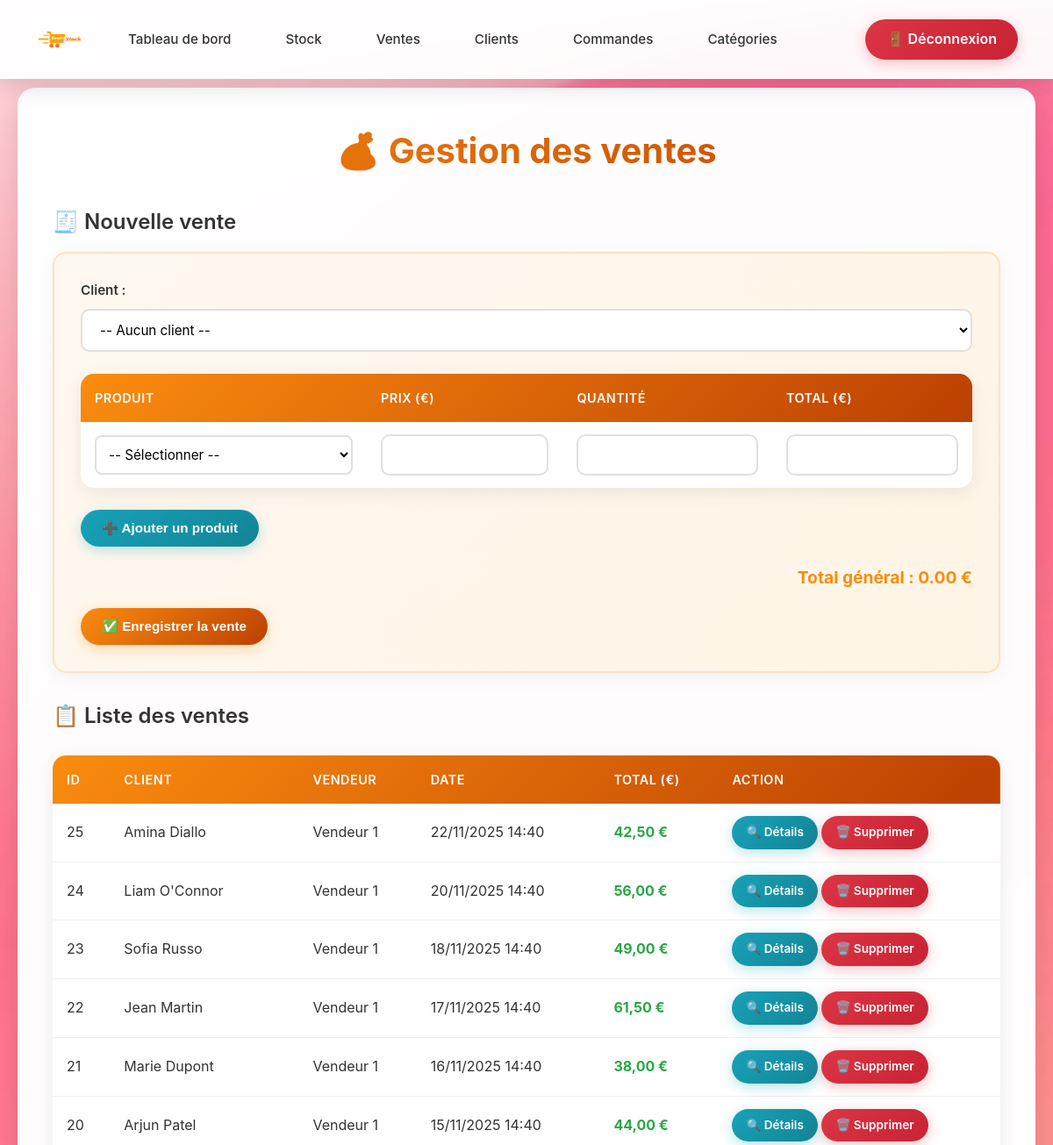
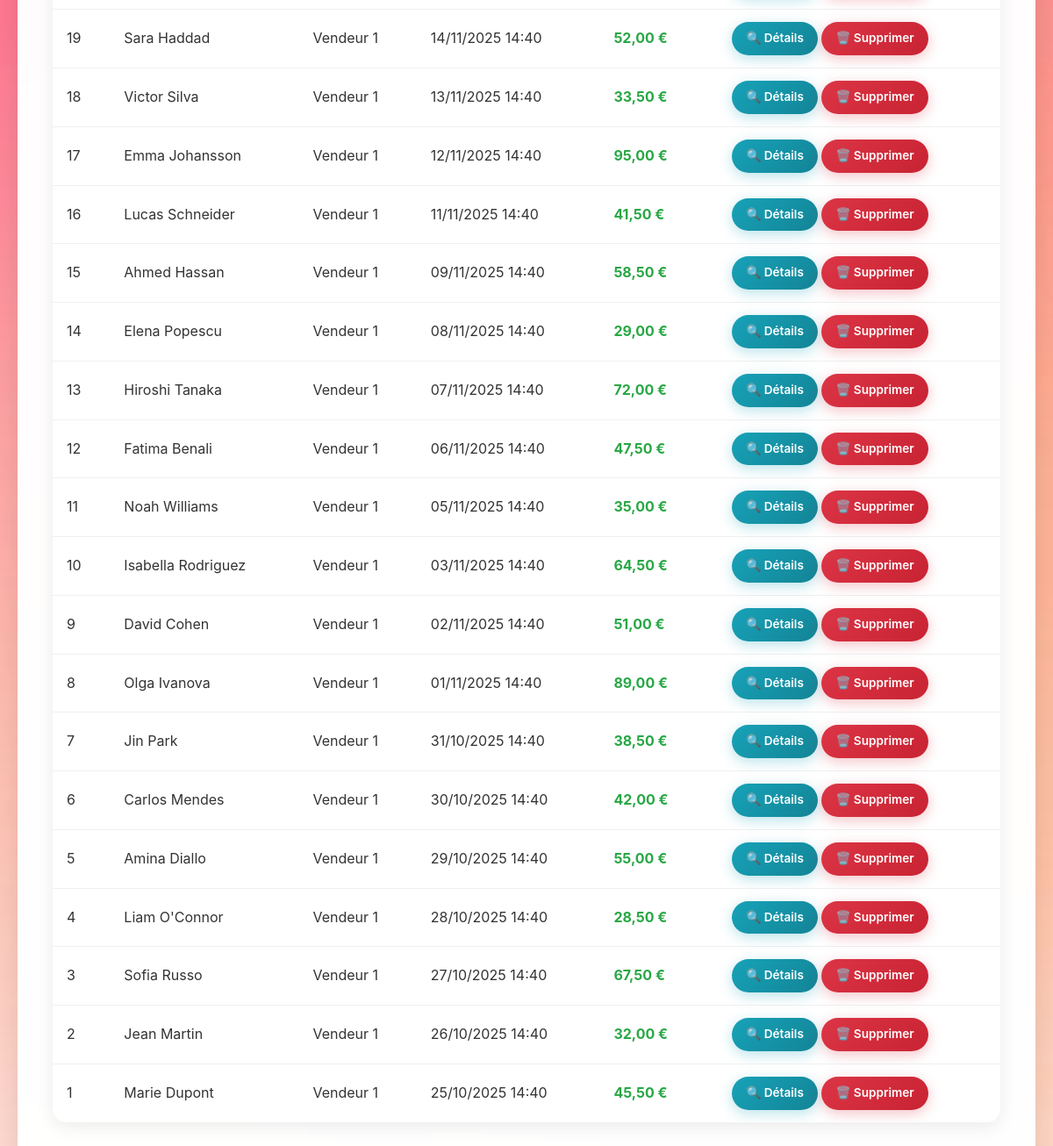
The app's page /pages/ventes/ventes.php (signed in) with its own data (2 pictures, top to bottom).
### tables this page shows
CREATE TABLE ventes (
    id INT AUTO_INCREMENT PRIMARY KEY,
    id_client INT,
    id_utilisateur INT,
    date_vente TIMESTAMP DEFAULT CURRENT_TIMESTAMP,
    total DECIMAL(10,2) DEFAULT 0.00,
    FOREIGN KEY (id_client) REFERENCES clients(id) ON DELETE SET NULL,
    FOREIGN KEY (id_utilisateur) REFERENCES utilisateurs(id) ON DELETE SET NULL
);

CREATE TABLE clients (
    id INT AUTO_INCREMENT PRIMARY KEY,
    nom VARCHAR(100) NOT NULL,
    telephone VARCHAR(20),
    email VARCHAR(100),
    adresse TEXT
);

CREATE TABLE utilisateurs (
    id INT AUTO_INCREMENT PRIMARY KEY,
    nom VARCHAR(100) NOT NULL,
    email VARCHAR(100) NOT NULL UNIQUE,
    mot_de_passe VARCHAR(255) NOT NULL,
    role ENUM('admin','vendeur','responsable_approvisionnement', 'tresorier') DEFAULT 'vendeur',
    date_creation TIMESTAMP DEFAULT CURRENT_TIMESTAMP
);

### pages/ventes/ventes.php (the view, shortened to what this page needs)
<?php
include('../../config/db_conn.php');
$ventes = mysqli_query($conn, "SELECT v.id, v.total, v.date_vente, c.nom AS client, u.nom AS vendeur
                               FROM ventes v
                               LEFT JOIN clients c ON v.id_client = c.id
                               LEFT JOIN utilisateurs u ON v.id_utilisateur = u.id
                               ORDER BY v.id DESC");
?>
<!DOCTYPE html>
<html lang="fr">
<head>
<link rel="stylesheet" href="../../assets/css/styles_connected.css">
</head>
<body>
<header>
    <nav class="navbar">
        <div class="nav-left">
            <a href="index.php" class="logo-link">
                <img src="../../assets/images/logo_epicerie.png" alt="Logo" class="logo-navbar">
            </a>
            <a href="index.php" class="nav-link">Tableau de bord</a>
            <a href="stock.php" class="nav-link">Stock</a>
            <a href="ventes.php" class="nav-link">Ventes</a>
            <a href="clients.php" class="nav-link">Clients</a>
            <a href="commandes.php" class="nav-link">Commandes</a>
            <a href="categories.php" class="nav-link">Catégories</a>
        </div>
        <a href="logout.php" class="logout">🚪 Déconnexion</a>
    </nav>
</header>
<div class="main-container">
    <div class="content-wrapper">
    <h1>💰 Gestion des ventes</h1>
    <h3>🧾 Nouvelle vente</h3>
    <form method="POST">
            <div class="form-group">
        <label>Client :</label>
        <select name="id_client">
            <option value="">-- Aucun client --</option>
        </select>
            </div>
        <table id="table_produits">
                <thead>
                    <tr>
                        <th>Produit</th>
                        <th>Prix (€)</th>
                        <th>Quantité</th>
                        <th>Total (€)</th>
                    </tr>
                </thead>
                <tbody>
            <tr>
                <td>
                            <select name="produit_id[]" onchange="setPrixStock(this)" style="width: 100%; padding: 10px; border-radius: 8px; border: 2px solid #e0e0e0;">
                        <option value="">-- Sélectionner --</option>
                    </select>
                </td>
                        <td><input type="number" class="prix" name="prix_unitaire[]" readonly style="width: 100%;"></td>
                        <td><input type="number" class="qte" name="quantite[]" min="1" oninput="updateTotal(this.closest('tr'))" style="width: 100%;"></td>
                        <td><input type="number" class="total" name="prix_total[]" step="0.01" readonly style="width: 100%;"></td>
            </tr>
                </tbody>
        </table>
            <p style="margin-top: 15px;">
                <button type="button" onclick="ajouterLigne()" class="btn btn-info">➕ Ajouter un produit</button>
            </p>
            <div style="text-align: right; font-weight: bold; font-size: 1.2em; margin: 20px 0; color: var(--primary-color);">
                Total général : <span id="grand_total">0.00 €</span>
            </div>
            <button type="submit" name="ajouter" class="btn">✅ Enregistrer la vente</button>
    </form>
    <h3>📋 Liste des ventes</h3>
    <table>
            <thead>
                <tr>
                    <th>ID</th>
                    <th>Client</th>
                    <th>Vendeur</th>
                    <th>Date</th>
                    <th>Total (€)</th>
                    <th>Action</th>
                </tr>
            </thead>
            <tbody>
        <?php while ($v = mysqli_fetch_assoc($ventes)): ?>
        <tr>
            <td><?= $v['id'] ?></td>
            <td><?= htmlspecialchars($v['client'] ?? "N/A") ?></td>
            <td><?= htmlspecialchars($v['vendeur'] ?? "N/A") ?></td>
                    <td><?= date('d/m/Y H:i', strtotime($v['date_vente'])) ?></td>
                    <td style="font-weight: bold; color: var(--success-color);"><?= number_format($v['total'], 2, ',', ' ') ?> €</td>
            <td>
                        <a href="detailVente.php?id=<?= $v['id'] ?>" class="btn btn-info btn-sm">🔍 Détails</a>
                        <a href="?supprimer=<?= $v['id'] ?>" class="btn btn-danger btn-sm" onclick="return confirm('Êtes-vous sûr ?')">🗑️ Supprimer</a>
            </td>
        </tr>
        <?php endwhile; ?>
            </tbody>
    </table>
    </div>
</div>
</body>
</html>

### records on screen
ventes: id "25", id_client.nom "Amina Diallo", id_utilisateur.nom "Vendeur 1", date_vente "22/11/2025 14:40", total "42,50"
ventes: id "24", id_client.nom "Liam O'Connor", id_utilisateur.nom "Vendeur 1", date_vente "20/11/2025 14:40", total "56,00"
ventes: id "23", id_client.nom "Sofia Russo", id_utilisateur.nom "Vendeur 1", date_vente "18/11/2025 14:40", total "49,00"
ventes: id "22", id_client.nom "Jean Martin", id_utilisateur.nom "Vendeur 1", date_vente "17/11/2025 14:40", total "61,50"
ventes: id "21", id_client.nom "Marie Dupont", id_utilisateur.nom "Vendeur 1", date_vente "16/11/2025 14:40", total "38,00"
ventes: id "20", id_client.nom "Arjun Patel", id_utilisateur.nom "Vendeur 1", date_vente "15/11/2025 14:40", total "44,00"
ventes: id "19", id_client.nom "Sara Haddad", id_utilisateur.nom "Vendeur 1", date_vente "14/11/2025 14:40", total "52,00"
ventes: id "18", id_client.nom "Victor Silva", id_utilisateur.nom "Vendeur 1", date_vente "13/11/2025 14:40", total "33,50"
ventes: id "17", id_client.nom "Emma Johansson", id_utilisateur.nom "Vendeur 1", date_vente "12/11/2025 14:40", total "95,00"
ventes: id "16", id_client.nom "Lucas Schneider", id_utilisateur.nom "Vendeur 1", date_vente "11/11/2025 14:40", total "41,50"
ventes: id "15", id_client.nom "Ahmed Hassan", id_utilisateur.nom "Vendeur 1", date_vente "09/11/2025 14:40", total "58,50"
ventes: id "14", id_client.nom "Elena Popescu", id_utilisateur.nom "Vendeur 1", date_vente "08/11/2025 14:40", total "29,00"
ventes: id "13", id_client.nom "Hiroshi Tanaka", id_utilisateur.nom "Vendeur 1", date_vente "07/11/2025 14:40", total "72,00"
ventes: id "12", id_client.nom "Fatima Benali", id_utilisateur.nom "Vendeur 1", date_vente "06/11/2025 14:40", total "47,50"
ventes: id "11", id_client.nom "Noah Williams", id_utilisateur.nom "Vendeur 1", date_vente "05/11/2025 14:40", total "35,00"
ventes: id "10", id_client.nom "Isabella Rodriguez", id_utilisateur.nom "Vendeur 1", date_vente "03/11/2025 14:40", total "64,50"
ventes: id "9", id_client.nom "David Cohen", id_utilisateur.nom "Vendeur 1", date_vente "02/11/2025 14:40", total "51,00"
ventes: id "8", id_client.nom "Olga Ivanova", id_utilisateur.nom "Vendeur 1", date_vente "01/11/2025 14:40", total "89,00"
ventes: id "7", id_client.nom "Jin Park", id_utilisateur.nom "Vendeur 1", date_vente "31/10/2025 14:40", total "38,50"
ventes: id "6", id_client.nom "Carlos Mendes", id_utilisateur.nom "Vendeur 1", date_vente "30/10/2025 14:40", total "42,00"
ventes: id "5", id_client.nom "Amina Diallo", id_utilisateur.nom "Vendeur 1", date_vente "29/10/2025 14:40", total "55,00"
ventes: id "4", id_client.nom "Liam O'Connor", id_utilisateur.nom "Vendeur 1", date_vente "28/10/2025 14:40", total "28,50"
ventes: id "3", id_client.nom "Sofia Russo", id_utilisateur.nom "Vendeur 1", date_vente "27/10/2025 14:40", total "67,50"
ventes: id "2", id_client.nom "Jean Martin", id_utilisateur.nom "Vendeur 1", date_vente "26/10/2025 14:40", total "32,00"
ventes: id "1", id_client.nom "Marie Dupont", id_utilisateur.nom "Vendeur 1", date_vente "25/10/2025 14:40", total "45,50"
